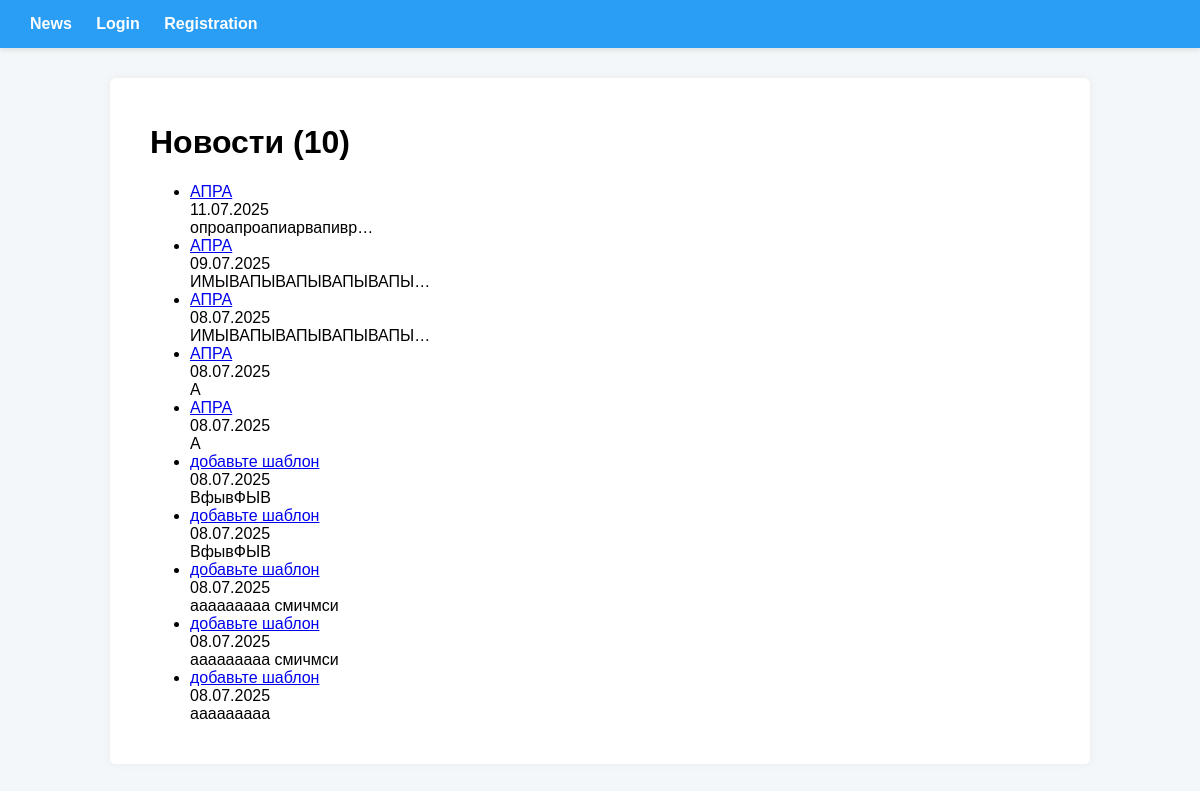
Screenshot of /news/news/ with the database file from the repository.
### news/models.py (models this page shows, shortened)
class Post(models.Model):
    POST_TYPE_CHOICES = [
        ('article', _('Статья')),
        ('news', _('Новость')),
    ]
    author = models.ForeignKey(Author, on_delete=models.CASCADE, related_name='posts')
    post_type = models.CharField(max_length=10, choices=POST_TYPE_CHOICES)
    created_at = models.DateTimeField(auto_now_add=True)
    updated_at = models.DateTimeField(auto_now=True)
    categories = models.ManyToManyField(Category, through='PostCategory')
    title = models.CharField(max_length=255)
    content = models.TextField()
    rating = models.IntegerField(default=0)

### news/views.py (the view)
# urls.py: path('news/', NewsListView.as_view(), name='news_list'),
@method_decorator(cache_page(60), name='dispatch')
class NewsListView(ListView):
    model = Post
    template_name = 'news/default.html'
    context_object_name = 'news_list'
    paginate_by = 10
    def get_queryset(self):
        return Post.objects.filter(post_type='news').order_by('-created_at')

### news/templatetags/censor_tags.py (called while the page is built)
@register.filter()
def censor(value):
    if not isinstance(value, str):
        return value
    pattern = re.compile(r'\b(' + '|'.join(map(re.escape, BAD_WORDS)) + r')\b', flags=re.IGNORECASE)
    return pattern.sub(censor_word, value)

### news/templates/news/default.html
{% extends "base.html" %}
{% load censor_tags %}
{% block content %}
  <h1>Новости ({{ news_list|length }})</h1>
  <ul>
  {% for item in news_list %}
    <li>
      <a href="{% url 'news_detail' item.pk %}">{{ item.title|censor }}</a><br>
      {{ item.created_at|date:"d.m.Y" }}<br>
      {{ item.content|truncatechars:20|censor }}
    </li>
  {% empty %}
    <li>Новостей нет.</li>
  {% endfor %}
  </ul>
{% endblock %}

### templates/base.html (style rules this page uses)
body { font-family: Arial, sans-serif; background-color: #f4f7f9; margin: 0; padding: 0; }

### rows the page displays
Post: title|censor "АПРА", created_at "11.07.2025", content|censor "опроапроапиарвапивр…"
Post: title|censor "АПРА", created_at "09.07.2025", content|censor "ИМЫВАПЫВАПЫВАПЫВАПЫ…"
Post: title|censor "АПРА", created_at "08.07.2025", content|censor "ИМЫВАПЫВАПЫВАПЫВАПЫ…"
Post: title|censor "АПРА", created_at "08.07.2025", content|censor "А"
Post: title|censor "АПРА", created_at "08.07.2025", content|censor "А"
Post: title|censor "добавьте шаблон", created_at "08.07.2025", content|censor "ВфывФЫВ"
Post: title|censor "добавьте шаблон", created_at "08.07.2025", content|censor "ВфывФЫВ"
Post: title|censor "добавьте шаблон", created_at "08.07.2025", content|censor "ааааааааа смичмси"
Post: title|censor "добавьте шаблон", created_at "08.07.2025", content|censor "ааааааааа смичмси"
Post: title|censor "добавьте шаблон", created_at "08.07.2025", content|censor "ааааааааа"

### other values shown
{{ news_list|length }} "10"
